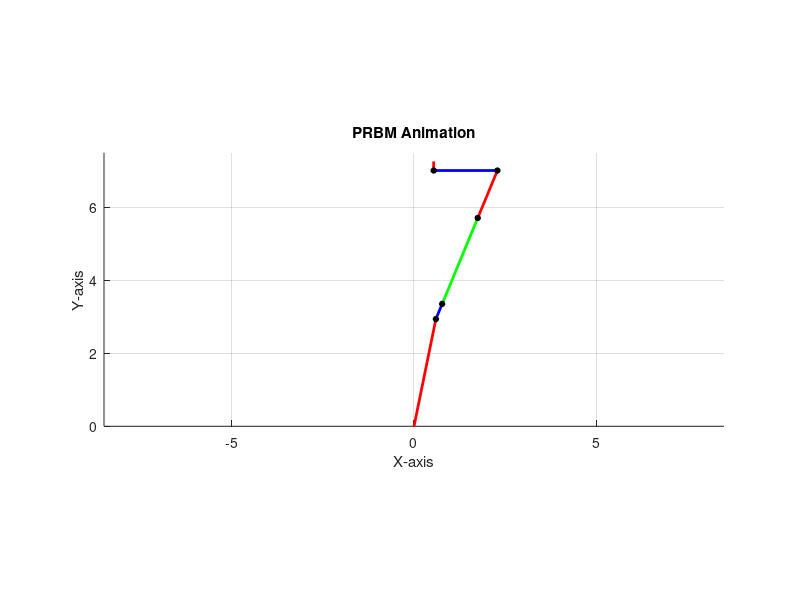

The MATLAB script that drew this image: (Note: this script raises an error after producing the figure.)
clear; close all; 
% Parameters
theta_max = pi/2; % Maximum angle
num_frames = 100; % Number of animation frames
theta_vals = linspace(0, pi/2, num_frames);

% GIF parameters
gif_filename = 'prbm_animation.gif'; % Output GIF file name
delay_time = 0.2; % Delay between frames (in seconds)

%% Parameters to set
r_well = 7.5; % mm
l = 3; %mm
theta = 3*pi/8;
t = 0.1; % mm, thickness of beam
t0 = 1; % mm, thickness of constant part of beam
r_inner = 3; % mm, radius of inner circle
l_tip = 0.25; 
x0 = t + 0.5; 
y0 = sqrt(r_inner^2 - x0^2);
l_r = (r_well-t0 -l*sin(theta) -l_tip-y0)/cos(theta); % rigid length
l_top = x0+l*cos(theta); 


%% PRBM/geometric parameters
gamma = 0.7; 
lc=(1-gamma)*l/2;

% Initialize figure
figure;
hold on;
axis equal;
grid on;
xlim([-r_well-t0, r_well+t0]);
ylim([0, r_well]);
xlabel('X-axis');
ylabel('Y-axis');
title('PRBM Animation');

% Initialize plot handles
link1_plot = plot([0, 0], [0, 0], 'r-', 'LineWidth', 2); % Link 1
link2_plot = plot([0, 0], [0, 0], 'b-', 'LineWidth', 2); % Link 2
link3_plot = plot([0, 0], [0, 0], 'g-', 'LineWidth', 2); % Link 3
link4_plot = plot([0, 0], [0, 0], 'r-', 'LineWidth', 2); % Link 4
link5_plot = plot([0, 0], [0, 0], 'b-', 'LineWidth', 2); % Link 5
link6_plot = plot([0, 0], [0, 0], 'r-', 'LineWidth', 2); % Link 5

joint_plot = plot(0, 0, 'ko', 'MarkerSize', 4, 'MarkerFaceColor', 'k'); % Joints
r6_vals = zeros(2, num_frames); 

% Animation loop
for frame = 1:num_frames
    theta_p = theta_vals(frame);

    ihat = [1 0]; jhat = [0 1];

    % Forward kinematics (example for 2-link planar robot)
    % Replace with your own joint/link equations
    r1 = x0*ihat + y0*jhat; 
    r2 = r1 + lc*(cos(theta)*ihat + sin(theta)*jhat);
    r3 = r2 + (gamma*l+lc)*(cos(theta-theta_p)*ihat +sin(theta-theta_p)*jhat);
    r4 = r3 +(l_r)*(cos(theta-theta_p)*ihat + sin(theta-theta_p)*jhat);
    r5 = r4 + l_top*(cos(-theta_p+pi)*ihat + sin(-theta_p+pi)*jhat);
    r6 = r5 + l_tip*(cos(-theta_p+pi/2)*ihat + sin(-theta_p+pi/2)*jhat);

    r6_vals(:, frame) = r6; 

    % Update link and joint positions
    set(link1_plot, 'XData', [0, r1(1)], 'YData', [0, r1(2)]);
    set(link2_plot, 'XData', [r1(1), r2(1)], 'YData', [r1(2), r2(2)]);
    set(link3_plot, 'XData', [r2(1), r3(1)], 'YData', [r2(2), r3(2)]);
    set(link4_plot, 'XData', [r3(1), r4(1)], 'YData', [r3(2), r4(2)]);
    set(link5_plot, 'XData', [r4(1), r5(1)], 'YData', [r4(2), r5(2)]);
    set(link6_plot, 'XData', [r5(1), r6(1)], 'YData', [r5(2), r6(2)]);

    set(joint_plot, 'XData', [r1(1), r2(1), r3(1), r4(1), r5(1)],...
                    'YData', [r1(2), r2(2), r3(2), r4(2), r5(2)]);
   
    % Capture the frame
    frame_image = getframe(gcf);
    im = frame2im(frame_image); % Convert to image
    
    % Write to GIF
    [imind, cm] = rgb2ind(im, 256); % Convert to indexed image
    if frame == 1
        % Create the GIF file on the first frame
        imwrite(imind, cm, gif_filename, 'gif', 'LoopCount', Inf, 'DelayTime', delay_time);
    else
        % Append to the GIF file
        imwrite(imind, cm, gif_filename, 'gif', 'WriteMode', 'append', 'DelayTime', delay_time);
    end
    
    % Pause for real-time animation (optional)
    pause(delay_time);
end

disp(['Animation saved as ', gif_filename]);
